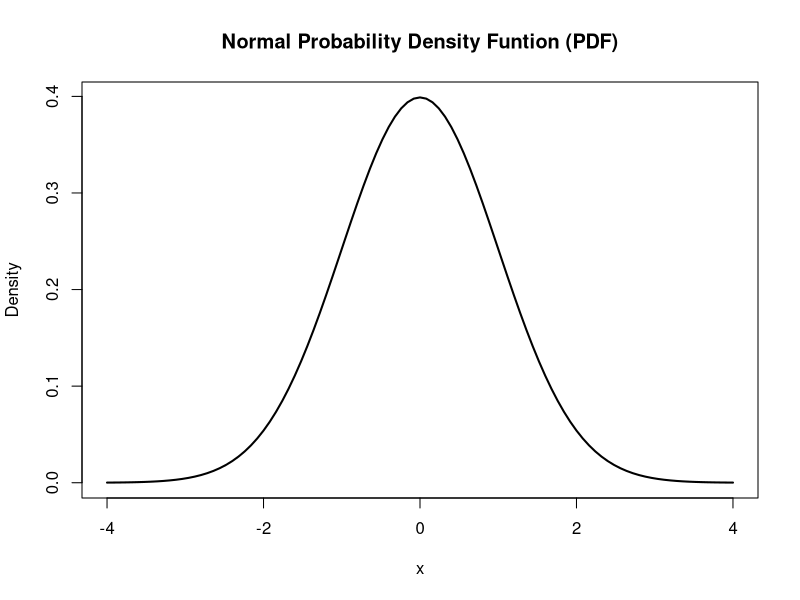
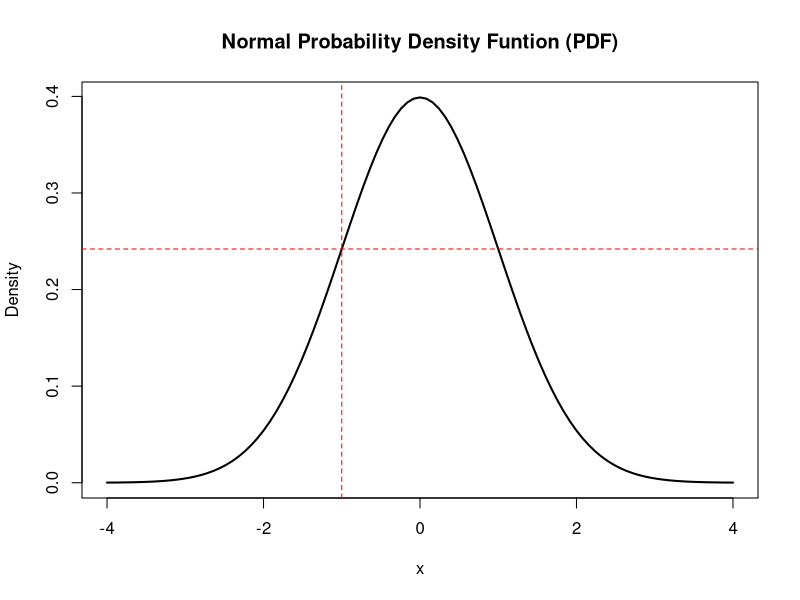
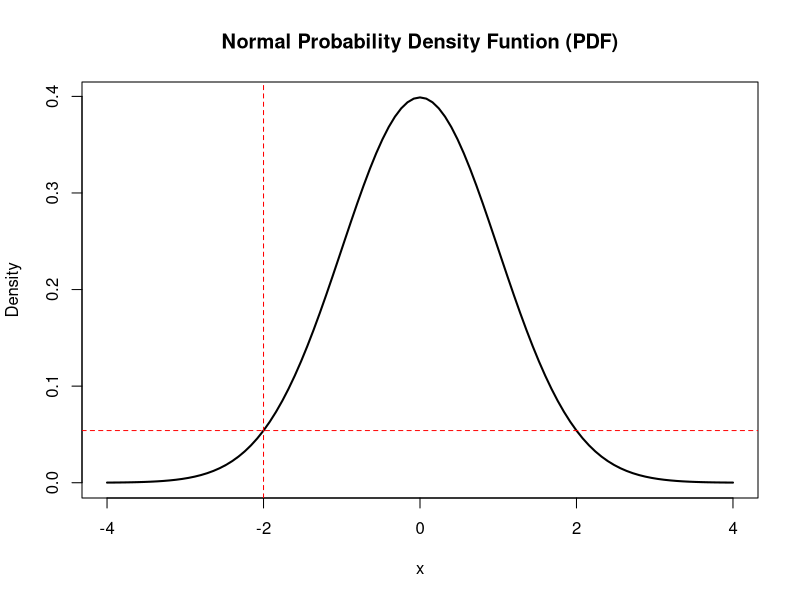

Write R code to recreate these figures, in order.
## ---- chunk 1
curve(dnorm, lwd = 2, xlim = c(-4,  4), ylab = "Density", main = "Normal Probability Density Funtion (PDF)")
## ---- chunk 2
curve(dnorm, lwd = 2, xlim = c(-4,  4), ylab = "Density", main = "Normal Probability Density Funtion (PDF)")
abline(v = -1, h = dnorm(-1, 0, 1), col = "red", lty = 2)
## ---- chunk 3
curve(dnorm, lwd = 2, xlim = c(-4,  4), ylab = "Density", main = "Normal Probability Density Funtion (PDF)")
abline(v = -2, h = dnorm(-2, 0, 1), col = "red", lty = 2)
# segments(x0 = -2, y0 = 0, x1 = -2, y1 = dnorm(-2, 0, 1), col = "red", lty = 2)
# segments(x0 = -5, y0 = dnorm(-2, 0, 1), x1 = -2, y1 = dnorm(-2, 0, 1), col = "red", lty = 2)
## ---- chunk 4
library(dplyr)
data_entry <- tribble(
  ~col_1,   ~col_2,
  1,         23,
  3,         23,
  5,         11,
  6,         1,
  7,         0
)
data_entry
